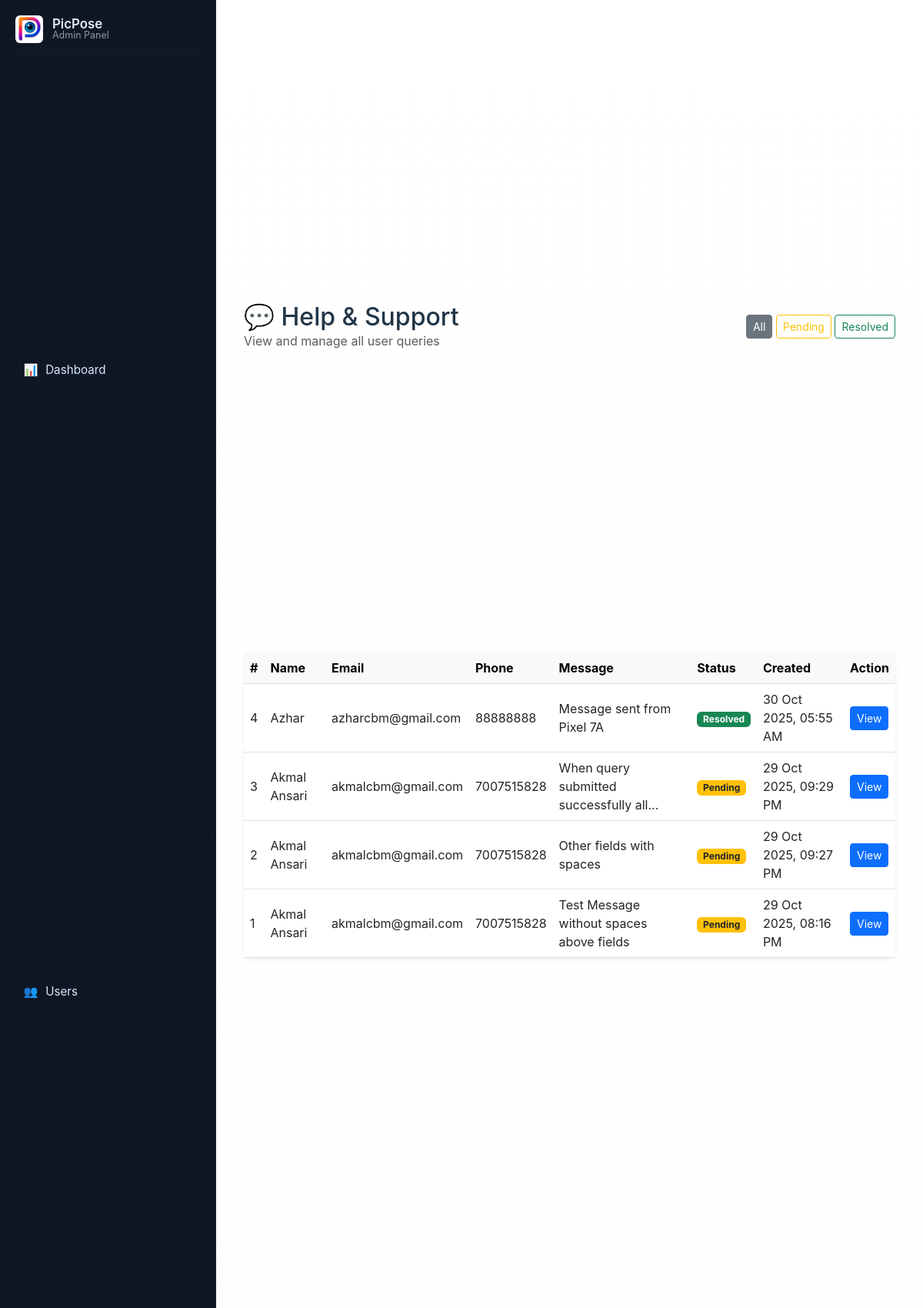
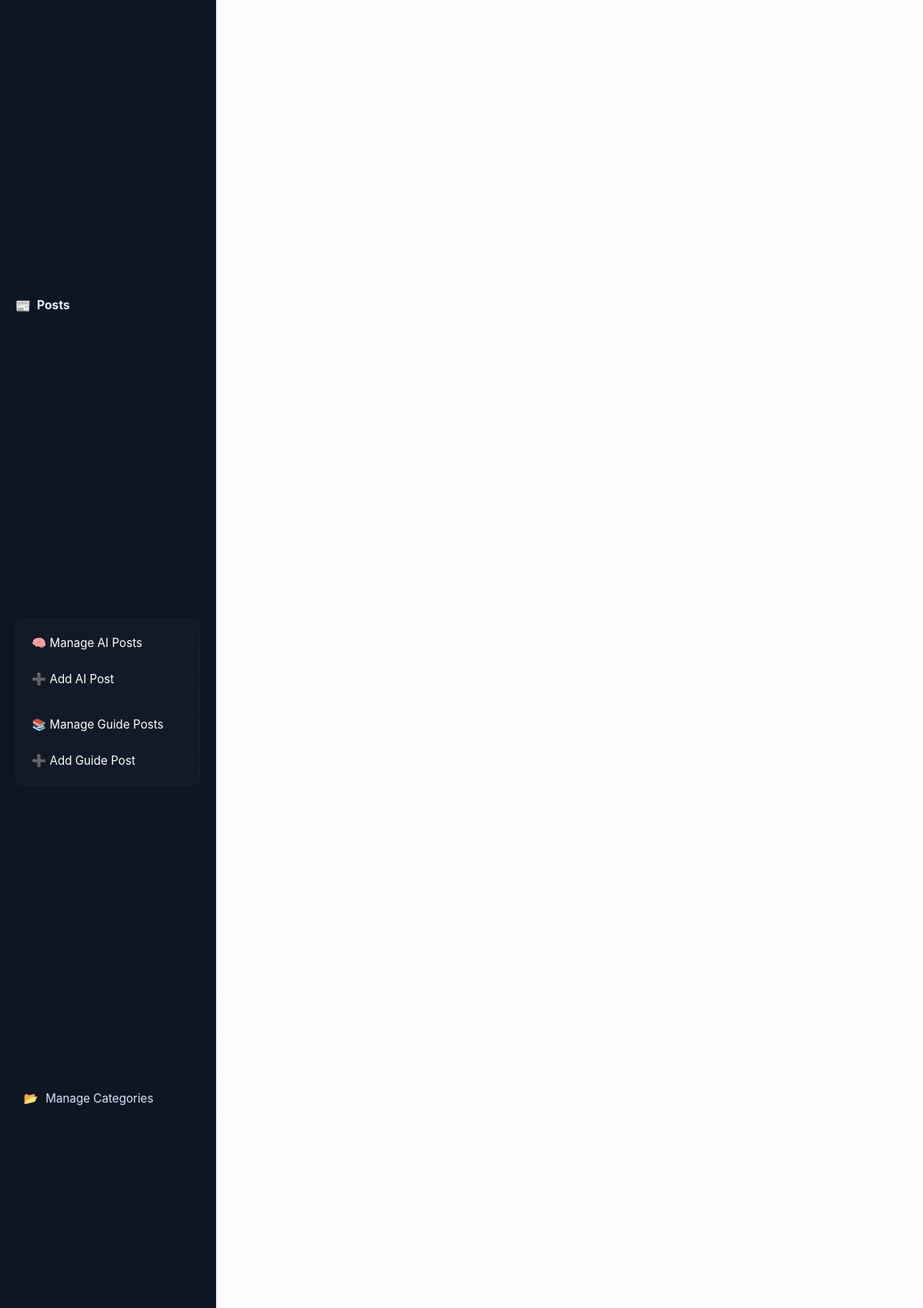
The page /views/support/manage_support.php (signed in, upper part) on the database its author committed (2 pictures, top to bottom).
### tables this page shows
CREATE TABLE `support_queries` (
  `id` int(11) NOT NULL,
  `name` varchar(100) NOT NULL,
  `email` varchar(150) NOT NULL,
  `phone` varchar(20) DEFAULT NULL,
  `message` text NOT NULL,
  `status` enum('Pending','Resolved') DEFAULT 'Pending',
  `admin_note` text DEFAULT NULL,
  `created_at` timestamp NULL DEFAULT current_timestamp()
);

### views/support/manage_support.php (the view, shortened to what this page needs)
<?php
require_once '../../config.php';
include_once '../../includes/header.php';
function h($v) { return htmlspecialchars($v ?? '', ENT_QUOTES); }
$statusFilter = $_GET['status'] ?? 'All';
if ($statusFilter !== 'All') {
    $stmt = $pdo->prepare("SELECT * FROM support_queries WHERE status = :status ORDER BY created_at DESC");
    $stmt->execute(['status' => $statusFilter]);
} else {
    $stmt = $pdo->query("SELECT * FROM support_queries ORDER BY created_at DESC");
}
$queries = $stmt->fetchAll(PDO::FETCH_ASSOC);
?>
<div class="container-fluid" style="max-width:1200px;">
    <div class="d-flex align-items-center justify-content-between mb-4">
        <div>
            <h2 class="mb-0">💬 Help & Support</h2>
            <div class="text-muted">View and manage all user queries</div>
        </div>
        <div>
            <a href="?status=All" class="btn btn-outline-secondary btn-sm <?php if($statusFilter=='All') echo 'active'; ?>">All</a>
            <a href="?status=Pending" class="btn btn-outline-warning btn-sm <?php if($statusFilter=='Pending') echo 'active'; ?>">Pending</a>
            <a href="?status=Resolved" class="btn btn-outline-success btn-sm <?php if($statusFilter=='Resolved') echo 'active'; ?>">Resolved</a>
        </div>
    </div>
    <div class="card shadow-sm">
        <div class="card-body p-0">
            <table class="table table-hover align-middle mb-0">
                <thead class="table-light">
                    <tr>
                        <th>#</th>
                        <th>Name</th>
                        <th>Email</th>
                        <th>Phone</th>
                        <th>Message</th>
                        <th>Status</th>
                        <th>Created</th>
                        <th>Action</th>
                    </tr>
                </thead>
                <tbody>
                    <?php if (empty($queries)): ?>
                        <tr><td colspan="8" class="text-center text-muted py-4">No support queries found.</td></tr>
                    <?php else: foreach ($queries as $row): ?>
                        <tr>
                            <td><?= h($row['id']); ?></td>
                            <td><?= h($row['name']); ?></td>
                            <td><?= h($row['email']); ?></td>
                            <td><?= h($row['phone']); ?></td>
                            <td><?= h(mb_strimwidth($row['message'], 0, 40, '...')); ?></td>
                            <td>
                                <?php if ($row['status'] === 'Resolved'): ?>
                                    <span class="badge bg-success">Resolved</span>
                                <?php else: ?>
                                    <span class="badge bg-warning text-dark">Pending</span>
                                <?php endif; ?>
                            </td>
                            <td><?= h(date("d M Y, h:i A", strtotime($row['created_at']))); ?></td>
                            <td>
                                <a href="view_support.php?id=<?= (int)$row['id']; ?>" class="btn btn-sm btn-primary">View</a>
                            </td>
                        </tr>
                    <?php endforeach; endif; ?>
                </tbody>
            </table>
        </div>
    </div>
</div>
<?php include_once '../../includes/footer.php'; ?>

### assets/css/style.css (style rules this page uses)
:root { --sidebar-bg-start: #0f1724; --sidebar-bg-end: #0b1220; --sidebar-text: #e6eef8; --muted: rgba(255,255,255,0.55); --accent-start: #2563eb; --accent-end: #7c3aed; }
html, body { height: 100%; margin: 0; font-family: "Inter", system-ui, -apple-system, "Segoe UI", Roboto, "Helvetica Neue", Arial; background: #f6f8fb; color: #213547; }
.d-flex { display: flex; min-height: 100vh; box-sizing: border-box; }
.card { border-radius: 10px; box-shadow: 0 6px 18px rgba(21, 32, 43, 0.06); border: none; }

### rows shown on the page
support_queries: id "4", name "Azhar", email "azharcbm@gmail.com", phone "88888888", message "Message sent from Pixel 7A", status "Resolved", created_at "30 Oct 2025, 05:55 AM"
support_queries: id "3", name "Akmal Ansari", email "akmalcbm@gmail.com", phone "7007515828", message "When query submitted successfully all...", status "Pending", created_at "29 Oct 2025, 09:29 PM"
support_queries: id "2", name "Akmal Ansari", email "akmalcbm@gmail.com", phone "7007515828", message "Other fields with spaces", status "Pending", created_at "29 Oct 2025, 09:27 PM"
support_queries: id "1", name "Akmal Ansari", email "akmalcbm@gmail.com", phone "7007515828", message "Test Message without spaces above fields", status "Pending", created_at "29 Oct 2025, 08:16 PM"
